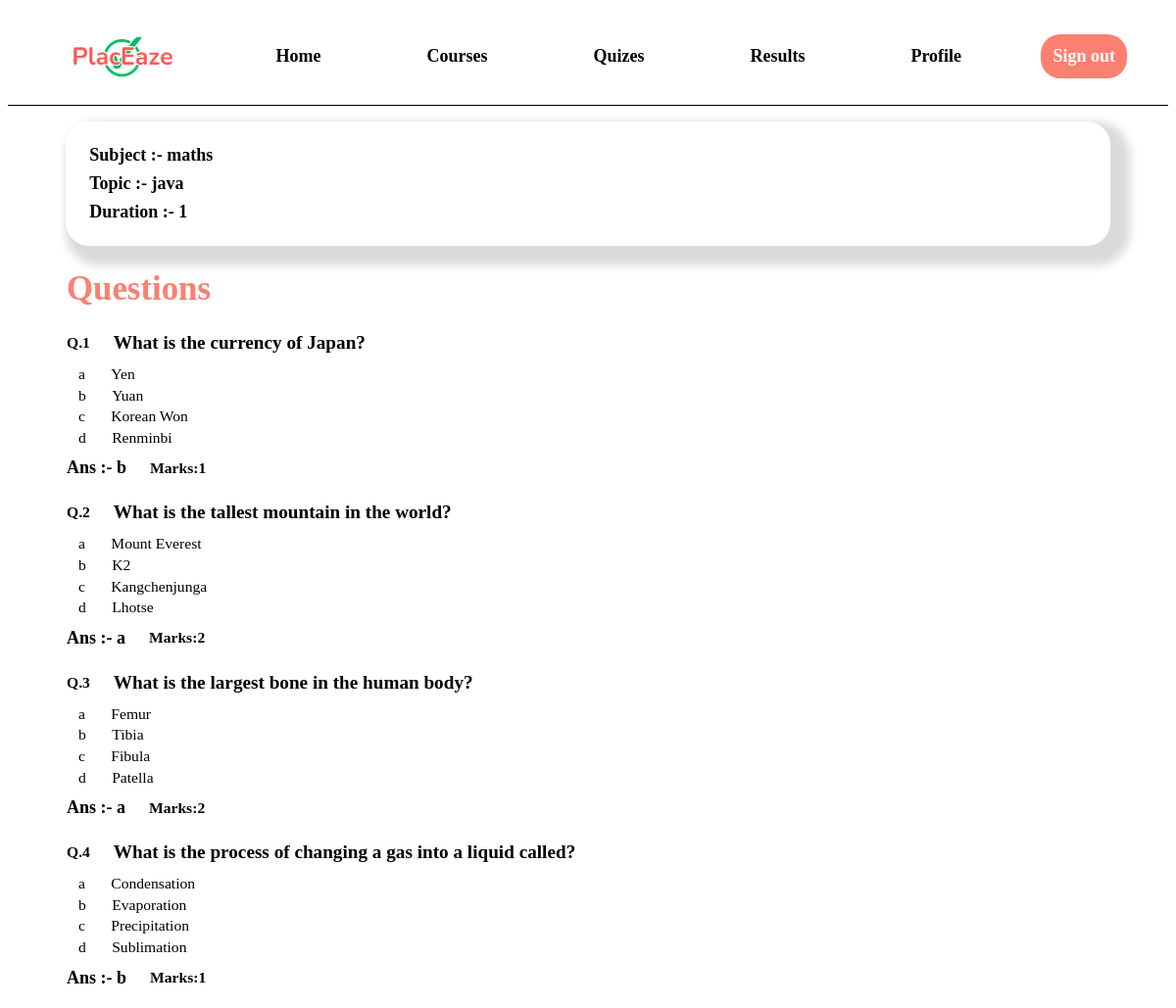
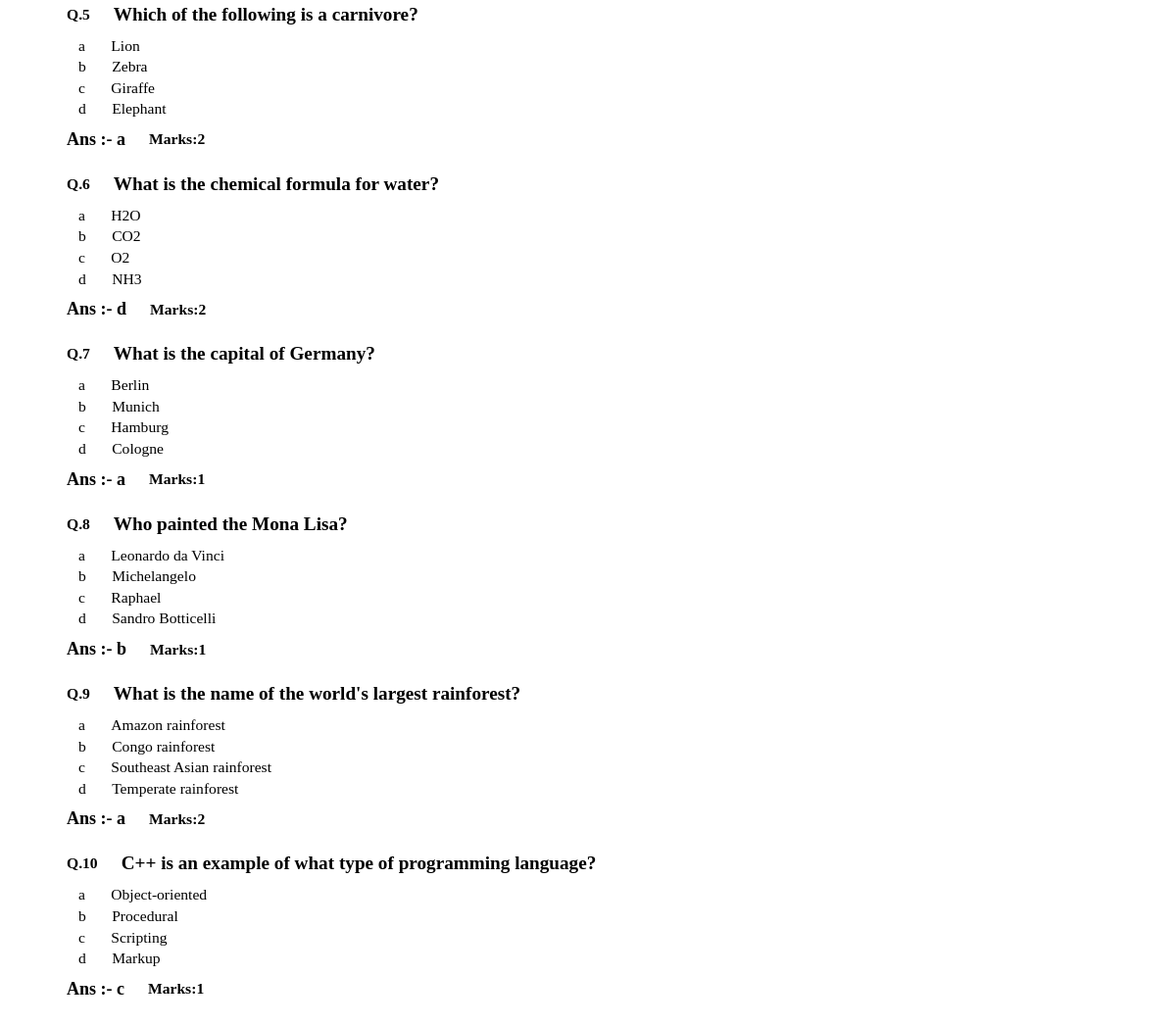
Page /viewTest/dynamic-binturong/ (signed in) on the committed database (2 pictures, top to bottom).
### place_aze/models.py (models this page shows, shortened)
class Test(models.Model):
    tUid=models.BigAutoField(primary_key=True)
    email=models.CharField(max_length=100)
    testId=models.CharField(max_length=100)
    start=models.DateTimeField(auto_now_add=True)
    end=models.DateTimeField()
    duration=models.IntegerField()
    subject=models.CharField(max_length=100)
    topic=models.CharField(max_length=100)
    teacherId=models.BigIntegerField()
    approved=models.IntegerField()

class Questions(models.Model):
    qUid=models.BigAutoField(primary_key=True)
    testId=models.CharField(max_length=20)
    qId=models.CharField(max_length=25)
    q=models.TextField()
    a=models.CharField(max_length=100)
    b=models.CharField(max_length=100)
    c=models.CharField(max_length=100)
    d=models.CharField(max_length=100)
    ans=models.CharField(max_length=10)
    marks=models.IntegerField()
    teacherId=models.BigIntegerField()

### place_aze/views.py (the view)
# urls.py: path("viewTest/<str:testId>/", views.viewTest, name="ViewTest"),
@csrf_exempt
def viewTest(request,testId):
    if request.user.is_authenticated:
        try:
            adUser=Admin.objects.get(adUser=request.user)
            messages.error(request,"You don't have access")
            return redirect("/adminDashboard/")
        except:
            try:
                tUser=Teacher.objects.get(tUser=request.user)
                messages.error(request,"You don't have access")
                return redirect("/teacherDashboard/")
            except:
                tobj=Test.objects.get(testId=testId)
                currentTime=datetime.datetime.now()
                obj=Questions.objects.filter(testId=testId)
                qList=[]
                for i in obj:
                    qList.append([i.qUid,i.qId,i.q,i.a,i.b,i.c,i.d,i.marks,i.ans])
                data={'qList':qList,'subject':tobj.subject,'topic':tobj.topic,'duration':tobj.duration,'testId':testId}
                return render(request,'viewTest.html',data)
    messages.error(request,"You should login first to appear for the tests.")
    return redirect("/studentQuizPage/")

### place_aze/templates/viewTest.html (shortened to what this page needs)
{% load static %}
<!DOCTYPE html>
<html lang="en">
<head>
</head>
<body>
    <div id="main">
        <div id="page1">
            <div id="nav">
                <div class="prt1">
                    <img src="{% static 'Images/logo.png' %}" alt="">
                </div>
                <div class="prt2">
                    <a href="/">Home</a>
                    <a href="#">Courses</a>
                    <a href="/studentQuizPage/">Quizes</a>
                    {% if user.is_authenticated %}
                    <a href="/studentResultPage/">Results</a>
                    <a href="/studentProfilePage/">Profile</a>
                    {% endif %}
                </div>
                {% if user.is_authenticated %}
                <div style="display: flex; gap: 3vw;" class="prt3">
                    <a href="/logoutUser/"><button>Sign out</button></a>
              </div>
              {% endif %}
                </div>
                <div  class="head">
                  <div style="display: flex; flex-direction: column; gap: 1vh;" class="d">
                    <h4>Subject :- {{subject}}</h4>
                    <h4>Topic :- {{topic}}</h4>
                    <h4>Duration :- {{duration}}</h4>
                  </div>
                </div>
                <div class="quetion">
                    <h1>Questions </h1>
                    {% for i in qList %}
                    <div class="que">
                      <h3><span>Q.{{i.1}}</span>  {{i.2}}  </h3>
                      <div class="options">
                        <h5><span>a</span> {{i.3}} </h5>
                      <h5><span>b</span> {{i.4}} </h5>
                      <h5><span>c</span> {{i.5}} </h5>
                      <h5><span>d</span> {{i.6}} </h5>
                      </div>
                      <h4>Ans :- {{i.8}} <span id="mark">Marks:{{i.7}}</span></h4>
                    </div>
                {% endfor %}
                </div>
        </div>
    </div>
</body>
</html>

### rows in the picture
Test: subject "maths", topic "java"
Questions: q "What is the currency of Japan?", a "Yen", b "Yuan", c "Korean Won", d "Renminbi"
Questions: q "What is the tallest mountain in the world?", a "Mount Everest", b "K2", c "Kangchenjunga", d "Lhotse"
Questions: qId "3", q "What is the largest bone in the human body?", a "Femur", b "Tibia", c "Fibula", d "Patella", ans "a", marks "2"
Questions: qId "4", q "What is the process of changing a gas into a liquid called?", a "Condensation", b "Evaporation", c "Precipitation", d "Sublimation", ans "b", marks "1"
Questions: qId "5", q "Which of the following is a carnivore?", a "Lion", b "Zebra", c "Giraffe", d "Elephant", ans "a", marks "2"
Questions: qId "6", q "What is the chemical formula for water?", a "H2O", b "CO2", c "O2", d "NH3", ans "d", marks "2"
Questions: i "7", q "What is the capital of Germany?", a "Berlin", b "Munich", c "Hamburg", d "Cologne", ans "a", marks "1"
Questions: qId "8", q "Who painted the Mona Lisa?", a "Leonardo da Vinci", b "Michelangelo", c "Raphael", d "Sandro Botticelli", ans "b", marks "1"
Questions: qId "9", q "What is the name of the world's largest rainforest?", a "Amazon rainforest", b "Congo rainforest", c "Southeast Asian rainforest", d "Temperate rainforest", ans "a", marks "2"
Questions: qId "10", q "C++ is an example of what type of programming language?", a "Object-oriented", b "Procedural", c "Scripting", d "Markup"

### other values in the picture
{{ duration }} "1"
{{ i.1 }} "1" "2"
{{ i.8 }} "b" "a" "c"
{{ i.7 }} "1" "2" "1"
